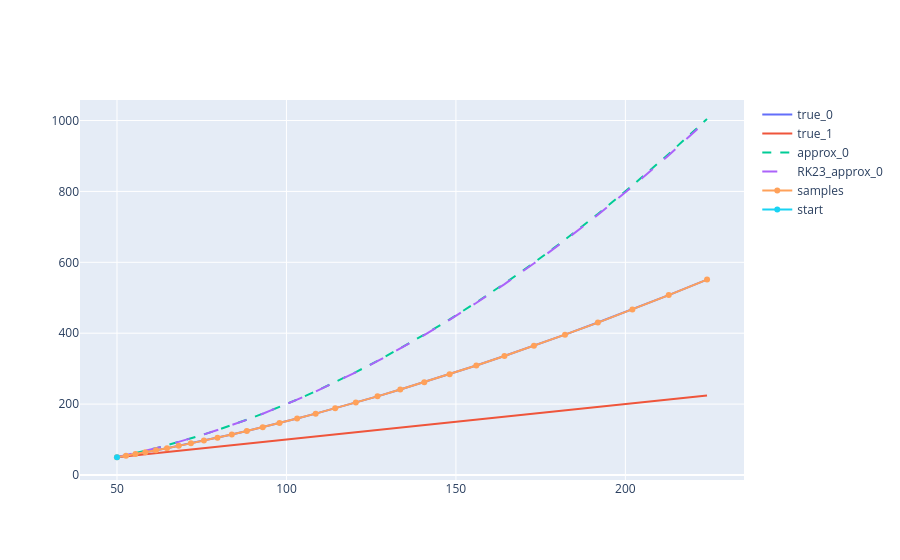

Write notebook code for a chart like this one.
### Code cell
def simple_classification():
    np.random.seed(SEED)
    accuracy_df = pd.DataFrame(
        {
            "accuracy": np.zeros([3]),
            "method": ["true", "appox", "RK23_approx"],
        }
    )
    traj_0 = exact_solver(t, systems[0], x0)
    num_traj_points = traj_0.shape[0]

    # compute exact solutions
    true_sol = list(
        systems |
        select(lambda s: exact_solver(t, s, x0))
    )
    # compute exact solutions for approximate fields
    approx_sol = list(
        approx_systems |
        select(lambda s: exact_solver(t, s, x0))
    )
    # solve approximate sytems with RK23
    approx_RK23_sol = list(
        approx_systems |
        select(lambda s: RK_solver(t, s, x0))
    )
    solutions = {
        "true": true_sol,
        "approx": approx_sol,
        "RK23_approx": approx_RK23_sol
    }
    
    for i in range(NUM_SAMPLES):
        sample_traj = traj_0 + sigma * np.random.randn(num_traj_points, 2)

        if i == 0:
            fig = go.Figure()
            for sol_name, sol in solutions.items():
                for i, sys_sol in enumerate(sol):
                    # skip approx solutions for system 1 as it is the same as true sys 1
                    if sol_name != "true" and i == 1:
                        continue

                    if sol_name == "true":
                        line = dict(dash="solid")
                    elif sol_name == "approx":
                        line = dict(dash="dash")
                    else:
                        line = dict(dash="longdash")
                    fig.add_trace(
                        go.Scatter(
                            x=sys_sol[:, 0],
                            y=sys_sol[:, 1],
                            mode='lines',
                            name=f"{sol_name}_{i}",
                            line=line
                        )
                    )
            fig.add_trace(
                go.Scatter(
                    x=sample_traj[:, 0],
                    y=sample_traj[:, 1],
                    name="samples",
                    mode='lines+markers',
                )
            )
            fig.add_trace(
                go.Scatter(
                    x=[x0[0]],
                    y=[x0[1]],
                    name="start"
                )
            )
            fig.show()

        for sol_name, sol in solutions.items():
            sol_losses = list(
                range(2) |
                select(lambda sys_id: cls_loss(sample_traj, sol[sys_id]))
            )
            if sol_losses[0] < sol_losses[1]:
                accuracy_df.loc[
                    accuracy_df["method"] == sol_name, 
                    "accuracy"
                ] += 1.
    accuracy_df.loc[:, "accuracy"] /= NUM_SAMPLES

    return accuracy_df

accuracy_df = simple_classification()
accuracy_df

### Figure 1 — Plotly figure (JSON) as saved in the notebook; plotly's stock layout.template omitted (floating-point values rounded to 4 significant figures)
{"data": [{"line": {"dash": "solid"}, "mode": "lines", "name": "true_0", "type": "scatter", "x": [50.0, 52.65, 55.45, 58.39, 61.49, 64.76, 68.19, 71.81, 75.63, 79.64, 83.87, 88.32, 93.01, 97.95, 103.1, 108.6, 114.4, 120.5, 126.9, 133.6, 140.7, 148.2, 156.0, 164.3, 173.0, 182.2, 191.9, 202.1, 212.8, 224.1], "y": [50.0, 54.31, 59.0, 64.09, 69.62, 75.63, 82.15, 89.24, 96.94, 105.3, 114.4, 124.3, 135.0, 146.6, 159.3, 173.0, 187.9, 204.2, 221.8, 240.9, 261.7, 284.3, 308.8, 335.4, 364.4, 395.8, 430.0, 467.1, 507.4, 551.2]}, {"line": {"dash": "solid"}, "mode": "lines", "name": "true_1", "type": "scatter", "x": [50.0, 52.65, 55.45, 58.39, 61.49, 64.76, 68.19, 71.81, 75.63, 79.64, 83.87, 88.32, 93.01, 97.95, 103.1, 108.6, 114.4, 120.5, 126.9, 133.6, 140.7, 148.2, 156.0, 164.3, 173.0, 182.2, 191.9, 202.1, 212.8, 224.1], "y": [50.0, 52.65, 55.45, 58.39, 61.49, 64.76, 68.19, 71.81, 75.63, 79.64, 83.87, 88.32, 93.01, 97.95, 103.1, 108.6, 114.4, 120.5, 126.9, 133.6, 140.7, 148.2, 156.0, 164.3, 173.0, 182.2, 191.9, 202.1, 212.8, 224.1]}, {"line": {"dash": "dash"}, "mode": "lines", "name": "approx_0", "type": "scatter", "x": [50.0, 52.65, 55.45, 58.39, 61.49, 64.76, 68.19, 71.81, 75.63, 79.64, 83.87, 88.32, 93.01, 97.95, 103.1, 108.6, 114.4, 120.5, 126.9, 133.6, 140.7, 148.2, 156.0, 164.3, 173.0, 182.2, 191.9, 202.1, 212.8, 224.1], "y": [50.0, 55.45, 61.49, 68.19, 75.63, 83.87, 93.01, 103.1, 114.4, 126.9, 140.7, 156.0, 173.0, 191.9, 212.8, 236.0, 261.7, 290.2, 321.9, 356.9, 395.8, 439.0, 486.8, 539.9, 598.7, 664.0, 736.3, 816.6, 905.6, 1004.0]}, {"line": {"dash": "longdash"}, "mode": "lines", "name": "RK23_approx_0", "type": "scatter", "x": [50.0, 52.65, 55.45, 58.39, 61.49, 64.75, 68.19, 71.81, 75.62, 79.63, 83.86, 88.31, 93.0, 97.93, 103.1, 108.6, 114.4, 120.4, 126.8, 133.6, 140.7, 148.1, 156.0, 164.3, 173.0, 182.2, 191.8, 202.0, 212.7, 224.0], "y": [50.0, 55.45, 61.48, 68.18, 75.6, 83.82, 92.93, 103.1, 114.3, 126.7, 140.5, 155.8, 172.7, 191.5, 212.4, 235.5, 261.1, 289.5, 321.0, 355.9, 394.6, 437.5, 485.2, 537.9, 596.4, 661.4, 733.3, 813.1, 901.6, 999.8]}, {"mode": "lines+markers", "name": "samples", "type": "scatter", "x": [49.99, 52.66, 55.44, 58.37, 61.51, 64.75, 68.21, 71.81, 75.65, 79.65, 83.88, 88.31, 93.0, 97.96, 103.1, 108.6, 114.4, 120.5, 126.9, 133.6, 140.7, 148.1, 156.0, 164.3, 173.0, 182.2, 191.9, 202.1, 212.8, 224.1], "y": [50.01, 54.3, 59.02, 64.09, 69.61, 75.63, 82.15, 89.24, 96.96, 105.3, 114.4, 124.3, 135.0, 146.6, 159.3, 173.0, 187.9, 204.2, 221.8, 240.9, 261.7, 284.3, 308.8, 335.5, 364.4, 395.8, 430.0, 467.1, 507.4, 551.2]}, {"name": "start", "type": "scatter", "x": [50], "y": [50]}], "layout": {}}
